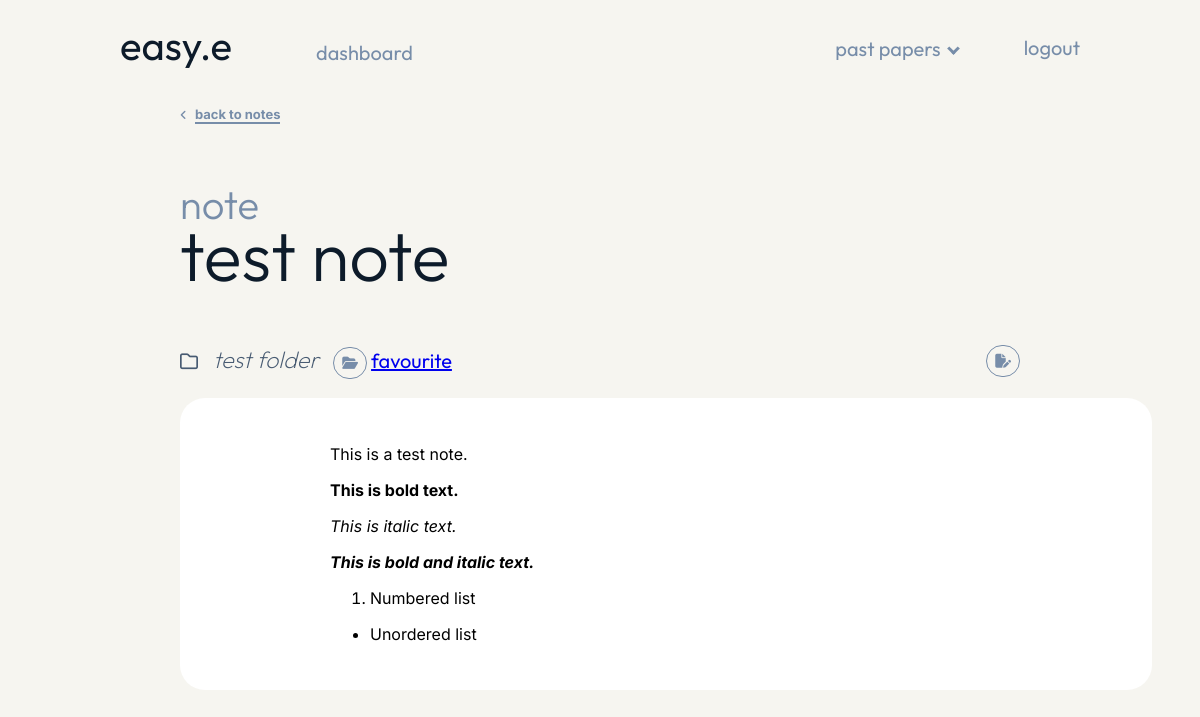
Before: /note/2 (signed in) with the older database file.
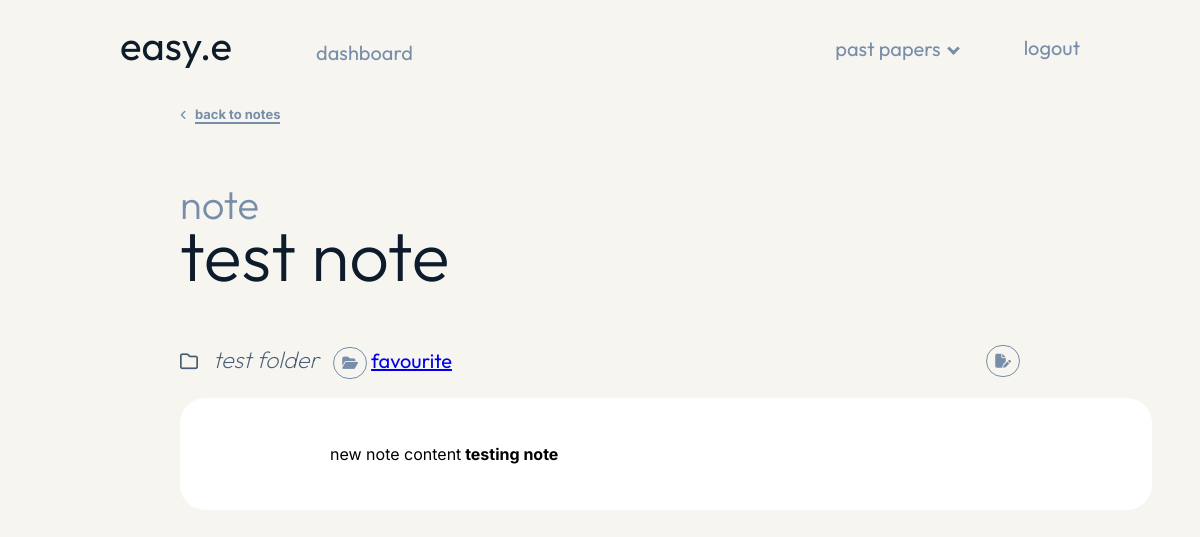
After: the same page with the newer database file.
### models.py (models this page shows, shortened)
class Notes(db.Model):
    __tablename__ = "notes"
    id = db.Column(db.Integer, primary_key=True)
    user = db.Column(db.Integer(), db.ForeignKey('user_login.id'))
    title = db.Column(db.String(50))
    favourite = db.Column(db.Boolean, default=False)
    folder = db.Column(db.Integer, db.ForeignKey('folders.id'))
    content = db.Column(db.String())
    folder_name = db.relationship('Folders', backref='folder')

class Folders(db.Model):
    __tablename__ = "folders"
    id = db.Column(db.Integer, primary_key=True)
    user = db.Column(db.Integer(), db.ForeignKey('user_login.id'))
    name = db.Column(db.String(50))
    def __repr__(self):
        return self.name

### main.py (the view)
@app.route("/note/<int:id>")
@login_required
def note(id):
    notes = db.session.query(models.Notes).filter_by(user=current_user.id, id=id)
    folders = db.session.query(models.Folders).filter_by(user=current_user.id)
    return render_template ("note.html", name=current_user.name, notes=notes, folders=folders)

### main.py (called while the page is built)
@login_manager.user_loader
def load_user(user_id):
    return models.User.query.get(int(user_id))

### templates/note.html (shortened to what this page needs)
{% extends "layout_user.html" %}
{% block content %}
{% for note in notes %}
<div class="page">
    <br>
    <br>
    <span class="arrow_icon_left"><i class="fa-solid fa-angle-left"></i></span><a href="{{url_for('notes')}}" class="back_link">back to notes</a>
    <div class="notes_header">
        <h1 class="welcome">note</h1>
        <h1 class="welcome_name">{{ note.title }}</h1>
        <h3 class="dashboard_subheadings">
            <span class="notes_icon" style="font-size:18px;"><i class="fa-regular fa-folder"></i></span>
            <em>{{ note.folder_name }}</em>
        </h3>
        <div class="folder_dropdown">
            <button class="folder_dropdown_button"><span><i class="fa-solid fa-folder-open"></i></span></button>
        </div>
        <a class="edit_note_button" href="/edit_note/{{ note.id }}"><span><i class="fa-solid fa-file-pen"></i></span></a>
        <a href="/favourite_note/{{ note.id }}">favourite</a>
    </div>
    <div class="note_background">
        <p> {{ note.content|safe }}</p>
    </div>
</div>
{% endfor %}
{% endblock %}

### templates/layout_user.html (shortened to what this page needs)
<head>
    <link rel="stylesheet" href="/static/styles.css">
</head>
<nav class="navbar">
    <a id="home_button">easy.e</a>
    <a class="dashboard_button" href="{{url_for('dashboard')}}">dashboard</a>
    <a class="nav_button" href="{{url_for('logout')}}">logout</a>
    <div id="paper_dropdown">
        <button class="dropdown_button" href="{{url_for('papers')}}">past papers<i class="arrow down"></i></button>
    </div>
</nav>
<body>
    {% block content %}{% endblock %}
</body>

### static/styles.css (style rules this page uses)
body { background-color: #f6f5f0; margin: 0; padding: 0; }
.navbar { font-family: 'Outfit', sans-serif; font-size: 20px; color: #778da9; width: 80%; margin: auto; padding-top: 20px; text-decoration: none; }
#home_button { margin-right: 150px; font-size: 2em; color: #0d1b2a; text-decoration: none; user-select: none; font-family: 'Outfit', sans-serif; }
.nav_button { margin-left: 50px; margin-top: 15px; color: #778da9; float: right; text-decoration: none; }
.dashboard_button { text-decoration: none; margin-left: -70px; color: #778da9; }
#paper_dropdown { position: relative; float: right; }
.dropdown_button { font-family: 'Outfit', sans-serif; background-color: #f6f5f0; color: #778da9; padding: 16px; font-size: 20px; border: none; cursor: pointer; }
.arrow { border: solid #778da9; border-width: 0 3px 3px 0; display: inline-block; padding: 3px; }
.down { transform: rotate(45deg); margin-left: 8px; margin-bottom: 3px; }
.page { width: 70%; margin: auto; }
.welcome { font-weight: 300; color: #778da9; user-select: none; }
.welcome_name { font-weight: 300; font-size: 70px; padding-top: 0; margin-top: -45px; color: #0d1b2a; user-select: none; }
.dashboard_subheadings { font-family: 'Outfit', sans-serif; font-weight: 200; margin-top: 0; color: #0d1b2a; position: sticky; width: fit-content; display: inline-block; }
.dashboard_subheadings em { color: #485b72; }
.notes_header { font-family: 'Outfit', sans-serif; padding-top: 30px; font-size: 20px; width: 100%; margin-bottom: 0; }
.folder_dropdown { display: inline-block; margin-left: 10px; cursor: pointer; position: relative; }
.folder_dropdown_button, .edit_note_button { font-family: 'Inter', sans-serif; font-size: 14px; border: 1.5px solid #778da9; padding: 8px; width: fit-content; cursor: pointer; color: #778da9; background-color: #f6f5f0; border-radius: 20px; transition-duration: 0.2s; }
.edit_note_button { float: right; }
.note_background { background-color: white; width: 80%; margin: auto; border-radius: 25px; font-family: 'Inter', sans-serif; padding-top: 30px; padding-bottom: 30px; padding-left: 150px; padding-right: 150px; }
.notes_icon { color: #485b72; margin-right: 10px; font-size: 14px; }
.arrow_icon_left { font-size: 11px; margin-right: 8px; color: #778da9; }
.back_link { font-family: 'Inter', sans-serif; text-decoration: none; font-size: 13px; font-weight: bold; color: #778da9; border-bottom: 2px solid #778da9; }
::placeholder { color: #778da9; font-weight: normal; }

Changed rows visible on the page:
changed Notes "test note": content "This is a test note. This is bold text. This is italic text. This is bold and italic text. Numbered list Unordered list" → "new note content testing note"
